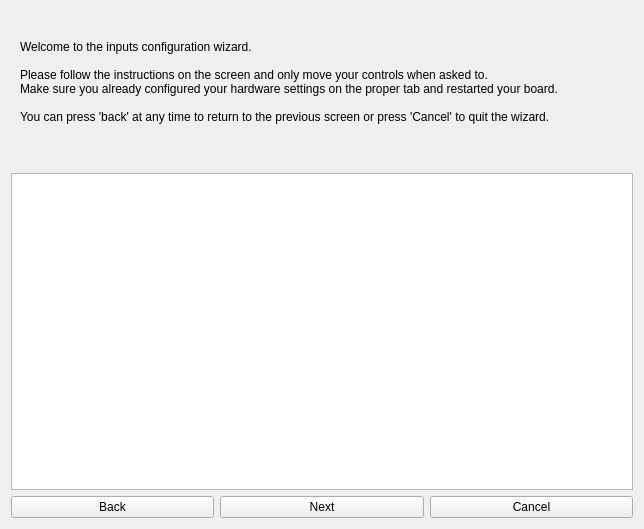
<?xml version="1.0" encoding="UTF-8"?>
<ui version="4.0">
 <class>InputWizardWidget</class>
 <widget class="QWidget" name="InputWizardWidget">
  <property name="geometry">
   <rect>
    <x>0</x>
    <y>0</y>
    <width>644</width>
    <height>529</height>
   </rect>
  </property>
  <layout class="QVBoxLayout" name="verticalLayout">
   <item>
    <widget class="QStackedWidget" name="pagesStack">
     <property name="currentIndex">
      <number>0</number>
     </property>
     <widget class="QWidget" name="welcomePage">
      <layout class="QGridLayout" name="gridLayout">
       <item row="0" column="0">
        <widget class="QLabel" name="welcomeText">
         <property name="sizePolicy">
          <sizepolicy hsizetype="Preferred" vsizetype="Minimum">
           <horstretch>0</horstretch>
           <verstretch>0</verstretch>
          </sizepolicy>
         </property>
         <property name="text">
          <string>Welcome to the inputs configuration wizard.

Please follow the instructions on the screen and only move your controls when asked to.
Make sure you already configured your hardware settings on the proper tab and restarted your board.

You can press 'back' at any time to return to the previous screen or press 'Cancel' to quit the wizard.
</string>
         </property>
         <property name="textFormat">
          <enum>Qt::AutoText</enum>
         </property>
         <property name="wordWrap">
          <bool>true</bool>
         </property>
        </widget>
       </item>
      </layout>
     </widget>
     <widget class="QWidget" name="chooseTypePage">
      <layout class="QVBoxLayout" name="verticalLayout_2">
       <item>
        <widget class="QLabel" name="typePageHeader">
         <property name="text">
          <string>Please choose your transmitter type:</string>
         </property>
         <property name="wordWrap">
          <bool>true</bool>
         </property>
        </widget>
       </item>
       <item>
        <widget class="QRadioButton" name="typeAcro">
         <property name="text">
          <string>Acro: normal transmitter for fixed-wing or quad</string>
         </property>
        </widget>
       </item>
       <item>
        <widget class="QRadioButton" name="typeGround">
         <property name="text">
          <string>Surface: has reversible motor controlled by throttle stick</string>
         </property>
        </widget>
       </item>
       <item>
        <widget class="QRadioButton" name="typeHeli">
         <property name="text">
          <string>Helicopter: has collective pitch and throttle input</string>
         </property>
        </widget>
       </item>
       <item>
        <widget class="QLabel" name="typePageFooter">
         <property name="text">
          <string>If selecting the Helicopter option, please engage throttle hold now.</string>
         </property>
         <property name="wordWrap">
          <bool>true</bool>
         </property>
        </widget>
       </item>
       <item>
        <spacer name="verticalSpacer">
         <property name="orientation">
          <enum>Qt::Vertical</enum>
         </property>
         <property name="sizeHint" stdset="0">
          <size>
           <width>20</width>
           <height>23</height>
          </size>
         </property>
        </spacer>
       </item>
      </layout>
     </widget>
     <widget class="QWidget" name="chooseModePage">
      <layout class="QVBoxLayout" name="verticalLayout_3">
       <item>
        <widget class="QLabel" name="modePageHeader">
         <property name="text">
          <string>Please choose your transmitter mode:</string>
         </property>
         <property name="wordWrap">
          <bool>true</bool>
         </property>
        </widget>
       </item>
       <item>
        <widget class="QRadioButton" name="mode1Button">
         <property name="text">
          <string>Mode 1</string>
         </property>
        </widget>
       </item>
       <item>
        <widget class="QRadioButton" name="mode2Button">
         <property name="text">
          <string>Mode 2</string>
         </property>
        </widget>
       </item>
       <item>
        <widget class="QRadioButton" name="mode3Button">
         <property name="text">
          <string>Mode 3</string>
         </property>
        </widget>
       </item>
       <item>
        <widget class="QRadioButton" name="mode4Button">
         <property name="text">
          <string>Mode 4</string>
         </property>
        </widget>
       </item>
       <item>
        <widget class="QLabel" name="modePageFooter">
         <property name="text">
          <string>For a Quad: Elevator is Pitch, Ailerons are Roll, and Rudder is Yaw.</string>
         </property>
         <property name="wordWrap">
          <bool>true</bool>
         </property>
        </widget>
       </item>
      </layout>
     </widget>
     <widget class="QWidget" name="identifySticksPage">
      <layout class="QGridLayout" name="gridLayout_2">
       <item row="0" column="0">
        <widget class="QLabel" name="identifyStickInstructions">
         <property name="text">
          <string>Identify sticks instructions</string>
         </property>
         <property name="wordWrap">
          <bool>true</bool>
         </property>
        </widget>
       </item>
      </layout>
     </widget>
     <widget class="QWidget" name="identifyCenterPage">
      <layout class="QGridLayout" name="gridLayout_3">
       <item row="0" column="0">
        <widget class="QLabel" name="identifyCenterInstructions">
         <property name="text">
          <string>Please center all controls and trims and press Next when ready.

If your FlightMode switch has only two positions, leave it in either position.</string>
         </property>
         <property name="wordWrap">
          <bool>true</bool>
         </property>
        </widget>
       </item>
      </layout>
     </widget>
     <widget class="QWidget" name="identifyLimitsPage">
      <layout class="QGridLayout" name="gridLayout_4">
       <item row="0" column="0">
        <widget class="QLabel" name="identifyLimitsInstructions">
         <property name="text">
          <string>Please move all controls to their maximum extents on both directions.

Press Next when ready.</string>
         </property>
         <property name="wordWrap">
          <bool>true</bool>
         </property>
        </widget>
       </item>
      </layout>
     </widget>
     <widget class="QWidget" name="identifyInvertedPage">
      <layout class="QVBoxLayout" name="verticalLayout_4">
       <item>
        <layout class="QGridLayout" name="checkBoxesLayout"/>
       </item>
       <item>
        <widget class="QLabel" name="identifyInvertedInstructions">
         <property name="text">
          <string>Please check the picture below and correct all the sticks which show an inverted movement. Press Next when ready.</string>
         </property>
         <property name="wordWrap">
          <bool>true</bool>
         </property>
        </widget>
       </item>
      </layout>
     </widget>
     <widget class="QWidget" name="finishPage">
      <layout class="QGridLayout" name="gridLayout_5">
       <item row="0" column="0">
        <widget class="QLabel" name="label">
         <property name="text">
          <string>You have completed this wizard, please check below if the picture mimics your sticks movement.

IMPORTANT: These new settings have not been saved to the board yet. After pressing Next you will go to the Arming Settings tab where you can set your desired arming sequence and save the configuration.</string>
         </property>
         <property name="wordWrap">
          <bool>true</bool>
         </property>
        </widget>
       </item>
      </layout>
     </widget>
    </widget>
   </item>
   <item>
    <widget class="QGraphicsView" name="graphicsView">
     <property name="sizePolicy">
      <sizepolicy hsizetype="Expanding" vsizetype="MinimumExpanding">
       <horstretch>0</horstretch>
       <verstretch>1</verstretch>
      </sizepolicy>
     </property>
    </widget>
   </item>
   <item>
    <layout class="QHBoxLayout" name="horizontalLayout_3">
     <item>
      <widget class="QPushButton" name="wzBack">
       <property name="text">
        <string>Back</string>
       </property>
      </widget>
     </item>
     <item>
      <widget class="QPushButton" name="wzNext">
       <property name="text">
        <string>Next</string>
       </property>
      </widget>
     </item>
     <item>
      <widget class="QPushButton" name="wzCancel">
       <property name="text">
        <string>Cancel</string>
       </property>
      </widget>
     </item>
    </layout>
   </item>
  </layout>
 </widget>
 <resources/>
 <connections/>
</ui>
